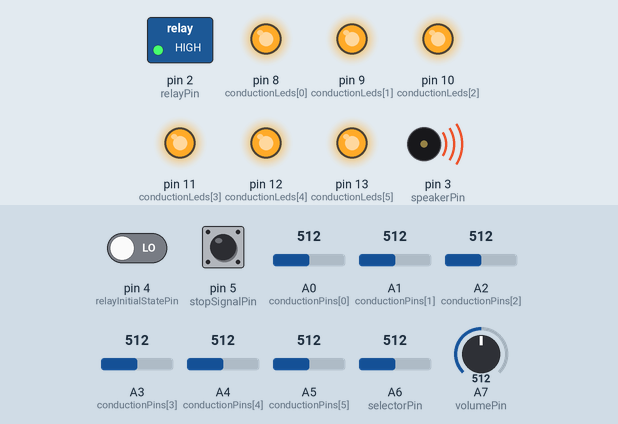
Bench run of a sketch on a simulated Arduino Nano, built with avr-gcc and run on an emulated ATmega328P. Parts: switched loads named in the sketch (green lamp = pin HIGH), output pins drawn as LEDs (lit = HIGH), buzzer (waves = sounding). The test bench sets the inputs (shaded band); at power-on: A0 (conductionPins[0]) = 512, A1 (conductionPins[1]) = 512, A2 (conductionPins[2]) = 512, pin 4 (relayInitialStatePin) LOW, pin 5 (stopSignalPin) LOW, A3 (conductionPins[3]) = 512, A4 (conductionPins[4]) = 512, A5 (conductionPins[5]) = 512, A6 (selectorPin) = 512, A7 (volumePin) = 512.

Above: at 1.4 s.
1.5 s: A0 (conductionPins[0]) set to 22
3.0 s: A0 (conductionPins[0]) set to 18
At 3.3 s:
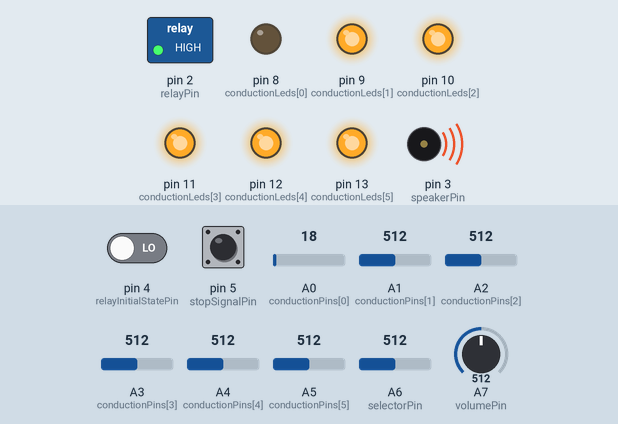
4.5 s: A1 (conductionPins[1]) set to 22
6.0 s: A1 (conductionPins[1]) set to 18
At 7.1 s:
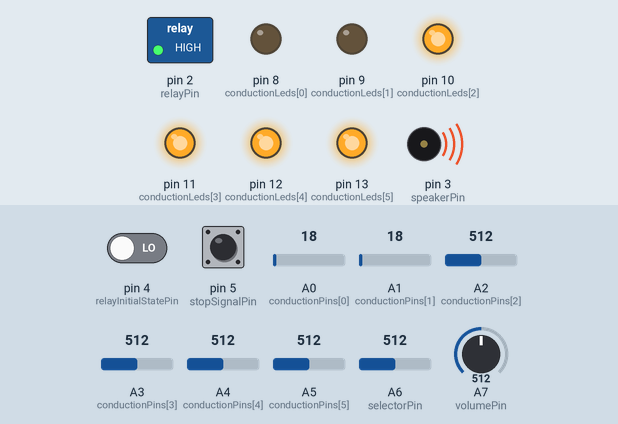
7.5 s: A2 (conductionPins[2]) set to 23
9.0 s: A2 (conductionPins[2]) set to 19
At 9.6 s:
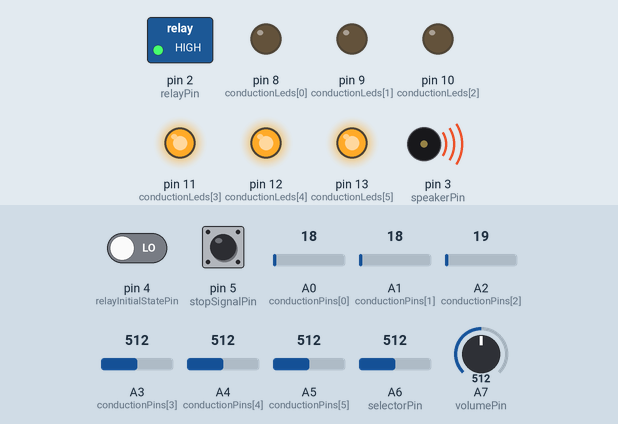
Timing chart, 0 to 11.5 s (numbered marks = the images above; inputs shaded):
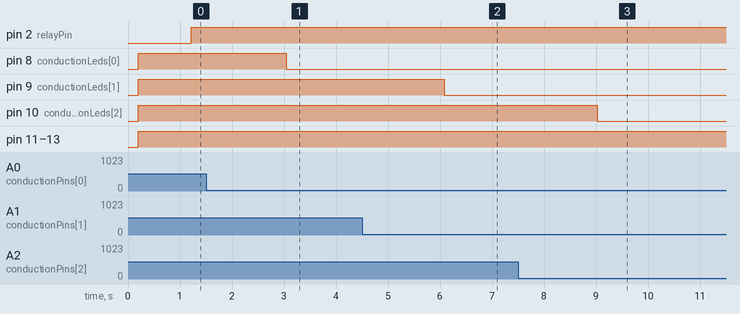

The sketch:

WaterMeterNeedles.ino
```cpp
const int pinsCount = 6;
const int conductionPins[] = { A0, A1, A2, A3, A4, A5 };
const int conductionLeds[] = { 8,  9,  10, 11, 12, 13 };
const int selectorPin = A6;
const int volumePin = A7;
const int relayPin = 2;
const int speakerPin = 3;
const int relayInitialStatePin = 4;
const int stopSignalPin = 5;

const int recheckLimit = 10;
const int conductionThreshold = 20;

int rechecks[] = { 0, 0, 0, 0, 0, 0 };
int endSignalStep = 0;
bool done = false;
bool relayInitialState = false;
int selectorSignal;

void setup() {
  //Serial.begin(115200);

  for (int i = 0; i < pinsCount; i++) {
    pinMode(conductionPins[i], INPUT);
    pinMode(conductionLeds[i], OUTPUT);
  }

  pinMode(relayPin, OUTPUT);
  pinMode(speakerPin, OUTPUT);
  pinMode(selectorPin, INPUT);
  pinMode(stopSignalPin, INPUT);
  pinMode(relayInitialStatePin, INPUT);
  pinMode(speakerPin, INPUT);

  relayInitialState = digitalRead(relayInitialStatePin);
  digitalWrite(relayPin, relayInitialState);

  analogWrite(speakerPin, 5);
  delay(200);
  analogWrite(speakerPin, 0);
}

void loop() {
  for (int i = 0; i < pinsCount; i++) {
    int val = analogRead(conductionPins[i]);
    bool waterContacted = val > conductionThreshold;
    bool isSelectedMode = i == getSelectedLevel();

    /*
    if (isSelectedMode) {
      Serial.print('[');
      Serial.print(val, DEC);
      Serial.print(']');
    } else {
      Serial.print(val, DEC);
    }
    Serial.print("\t\t");
    */

    if (waterContacted) {
      digitalWrite(conductionLeds[i], HIGH);

      if (!done) {
        if (isSelectedMode) {
          if (rechecks[i] < recheckLimit) {
            rechecks[i]++;
          } else {
            // selected water level reached
            done = true;
          }
        } else {
          rechecks[i] = 0;
        }
      }
    }
    else {
      rechecks[i] = 0;
      digitalWrite(conductionLeds[i], LOW);
    }
  }
  //Serial.println();

  if (done) {
    digitalWrite(relayPin, !relayInitialState);
    playEndSignal();
  }

  delay(100);
}


int getSelectedLevel() {
  selectorSignal = analogRead(selectorPin);

  if (selectorSignal < 150) {
    return 0;
  } else if (selectorSignal < 300) {
    return 1;
  } else if (selectorSignal < 460) {
    return 2;
  } else if (selectorSignal < 650) {
    return 3;
  } else if (selectorSignal < 830) {
    return 4;
  } else {
    return 5;
  }
}

void playEndSignal() {
  if (isSignalStopped()) {
    analogWrite(speakerPin, 0);
    endSignalStep = 1000;
  }

  if (endSignalStep < 100) {
    endSignalStep++;

    if (endSignalStep == 1) {
      analogWrite(speakerPin, analogRead(volumePin) / 4);
    } else if (endSignalStep == 2) {
      analogWrite(speakerPin, 0);
    } else if (endSignalStep == 3) {
      analogWrite(speakerPin, analogRead(volumePin) / 4);
    } else if (endSignalStep == 4) {
      analogWrite(speakerPin, 0);
    } else if (endSignalStep == 11) {
      endSignalStep = 0;
    }
  }
}

bool isSignalStopped() {
  return digitalRead(stopSignalPin);
}
```

Measured:
- the behaviour switches between 21 and 20 on A0 (conductionPins[0]) (found by bisection; images 0 and 1)
- the behaviour switches between 21 and 20 on A1 (conductionPins[1]) (found by bisection; images 1 and 2)
- the behaviour switches between 21 and 20 on A2 (conductionPins[2]) (found by bisection; images 2 and 3)
- after the input at 1.5 s, every drawn part: stays the same
- after the input at 3.0 s, pin 8 (conductionLeds[0]): HIGH → LOW at once
- after the input at 4.5 s, every drawn part: stays the same
- after the input at 6.0 s, pin 9 (conductionLeds[1]): HIGH → LOW after 0.08 s
- after the input at 7.5 s, every drawn part: stays the same
- after the input at 9.0 s, pin 10 (conductionLeds[2]): HIGH → LOW at once
